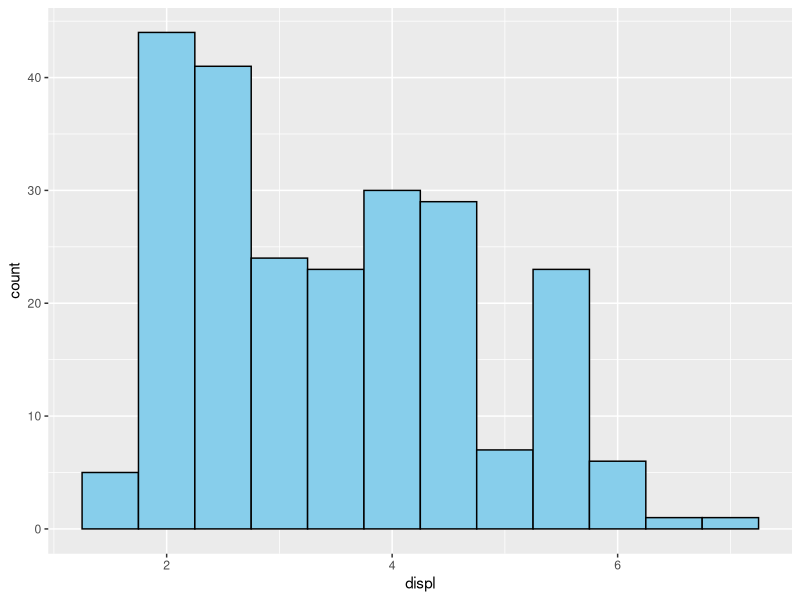
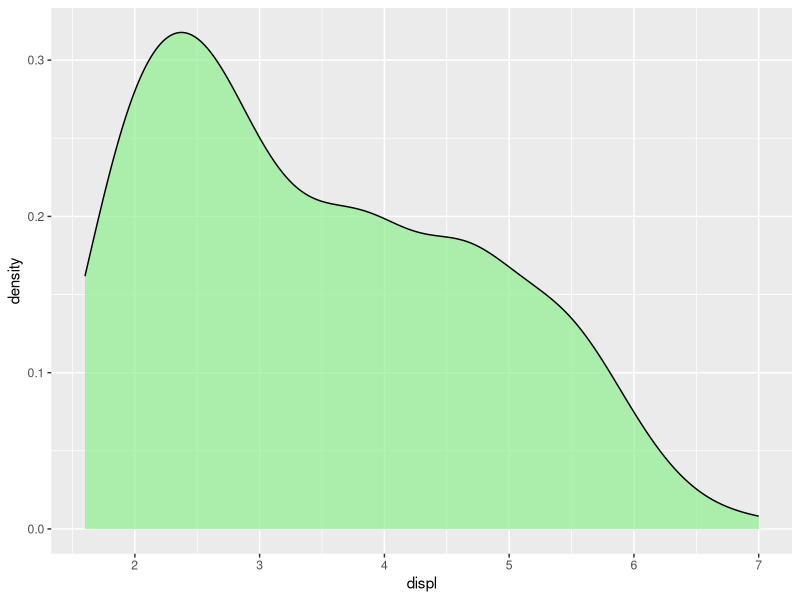
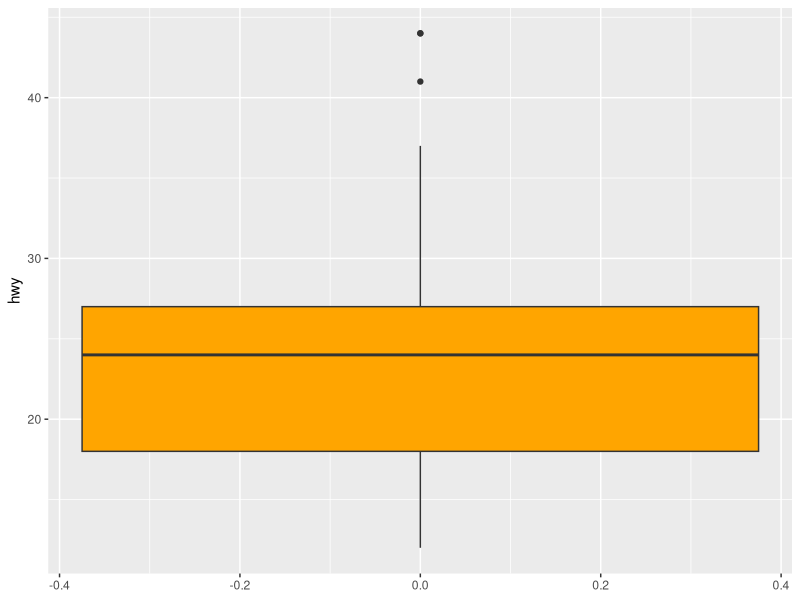
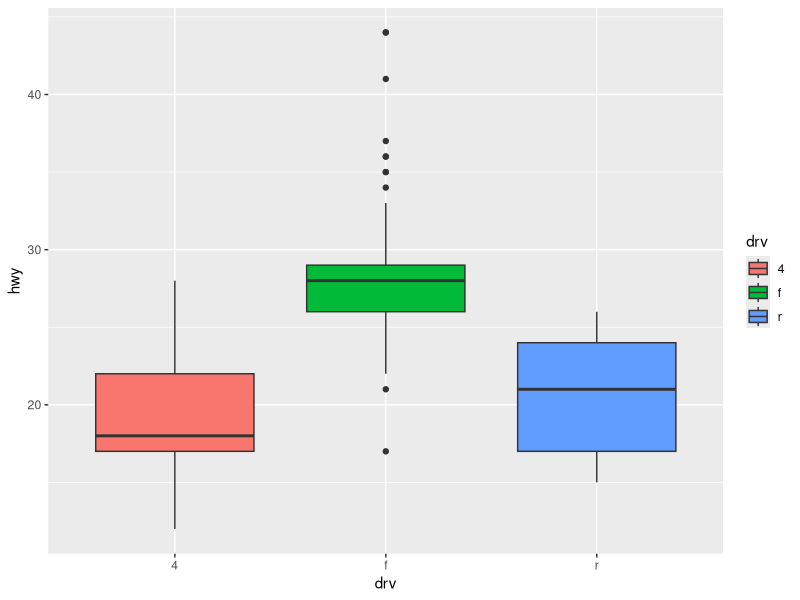
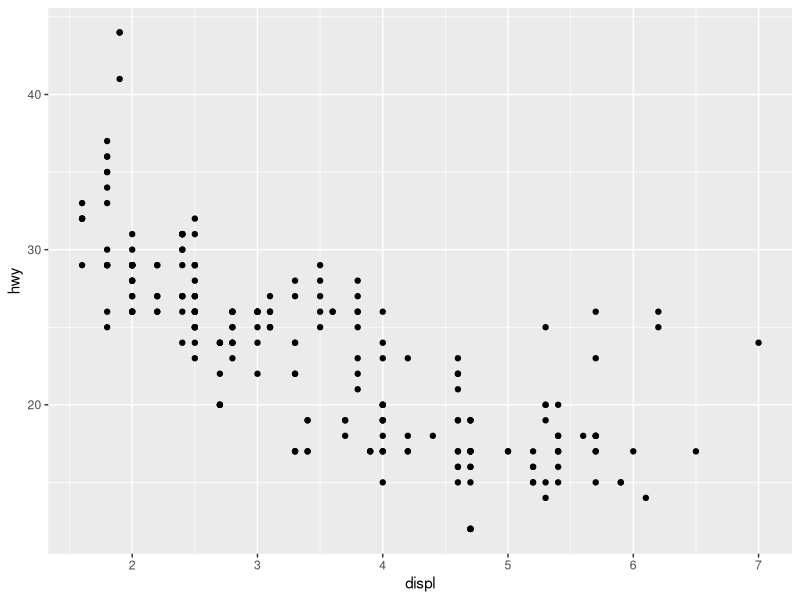
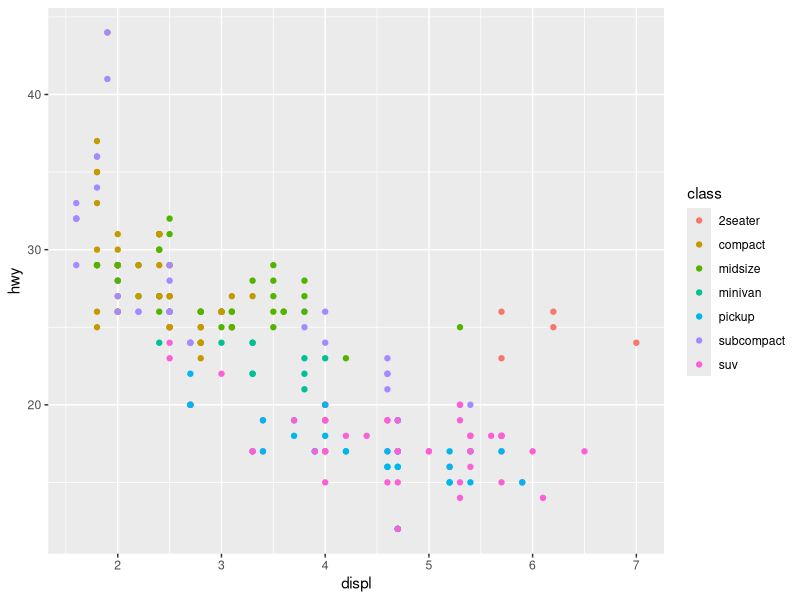
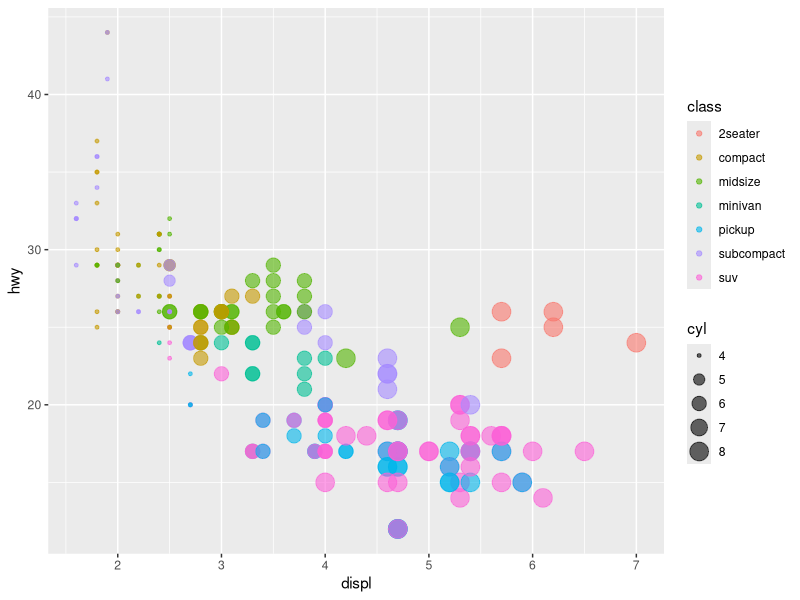
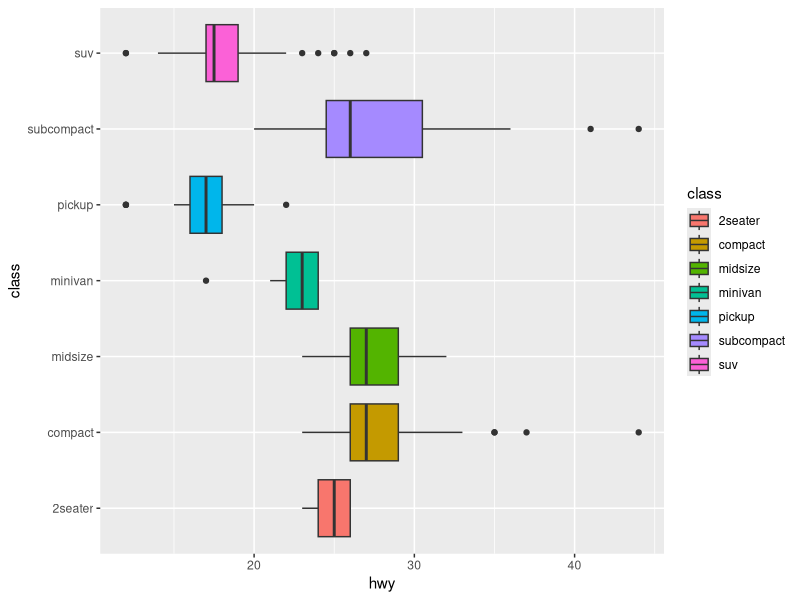

These figures' R source, in order:
## ---- chunk 1
    library(tidyverse)     
    glimpse(mpg) # 快速查看数据结构
    # ?mpg # 查看数据集帮助文档
## ---- chunk 2
    # 探索发动机排量 (displ) 的分布
    ggplot(data = mpg) +
      geom_histogram(mapping = aes(x = displ), binwidth = 0.5, fill = "skyblue", color = "black")
      # binwidth 控制区间的宽度，可以调整以观察不同粒度的分布
      # fill 设置填充色, color 设置边框色
## ---- chunk 3
    # 探索发动机排量 (displ) 的分布
    ggplot(data = mpg) +
      geom_density(mapping = aes(x = displ), fill = "lightgreen", alpha = 0.7)
      # alpha 控制填充透明度
## ---- chunk 4
    # 探索每加仑高速公路行驶英里数 (hwy) 的分布
    ggplot(data = mpg) +
      geom_boxplot(mapping = aes(y = hwy), fill = "orange")

    # 查看不同驱动方式 (drv: f=前驱, r=后驱, 4=四驱) 的 hwy 分布
    ggplot(data = mpg) +
      geom_boxplot(mapping = aes(x = drv, y = hwy, fill = drv)) # 按 drv 分组并用颜色区分
## ---- chunk 5
    # 探索发动机排量 (displ) 与高速公路里程 (hwy) 的关系
    ggplot(data = mpg) +
      geom_point(mapping = aes(x = displ, y = hwy))

    # 将颜色映射到车辆类别 (class)
    ggplot(data = mpg) +
      geom_point(mapping = aes(x = displ, y = hwy, color = class))

    # 将点的大小映射到气缸数 (cyl)
    ggplot(data = mpg) +
      geom_point(mapping = aes(x = displ, y = hwy, size = cyl, color = class), alpha = 0.6)
## ---- chunk 6
    # 比较不同车辆类别 (class) 的高速公路里程 (hwy) 分布 (箱线图)
    ggplot(data = mpg) +
      geom_boxplot(mapping = aes(x = class, y = hwy, fill = class)) +
      coord_flip() # 翻转坐标轴，让类别标签更易读

    # 比较不同车辆类别 (class) 的高速公路里程 (hwy) 分布 (小提琴图)
    ggplot(data = mpg) +
      geom_violin(mapping = aes(x = class, y = hwy, fill = class)) +
      geom_boxplot(mapping = aes(x = class, y = hwy), width = 0.1, fill = "white", alpha = 0.5) + # 叠加箱线图
      coord_flip()
## ---- chunk 7
    # 统计不同车辆类别 (class) 的数量
    ggplot(data = mpg) +
      geom_bar(mapping = aes(x = class, fill = class)) +
      coord_flip()

    # 统计不同类型车辆的平均油耗 (hwy)
    vehicle_summary <- mpg %>%
      group_by(class) %>%
      summarise(Avg_hwy = mean(hwy))

    # 绘制每个车辆类别的平均油耗 (hwy)
    ggplot(data = vehicle_summary) +
      geom_col(mapping = aes(x = class, y = Avg_hwy, fill = class))
## ---- chunk 8
    p <- ggplot(data = mpg) +
      geom_point(mapping = aes(x = displ, y = hwy, color = class))

    p + labs(
      title = "发动机排量与高速公路里程关系",
      subtitle = "数据来源：mpg 数据集",
      x = "发动机排量 (升)",
      y = "高速公路里程 (英里/加仑)",
      color = "车辆类别",
      caption = "图形由 ggplot2 生成"
    )
## ---- chunk 9
    p + labs(
      title = "发动机排量与高速公路里程关系",
      x = "发动机排量 (升)",
      y = "高速公路里程 (英里/加仑)",
      color = "车辆类别"
    ) +
    theme_minimal() # 应用 minimal 主题
